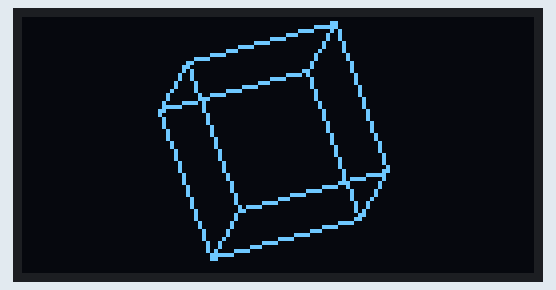
This program was run on a simulated ESP32 board running MicroPython. On the bench: 128×64 one-colour display. Random numbers come from a fixed seed; library files of the repository ran but are not shown: ssd1306.py.

Above: at 0.8 s.
At 1.5 s:
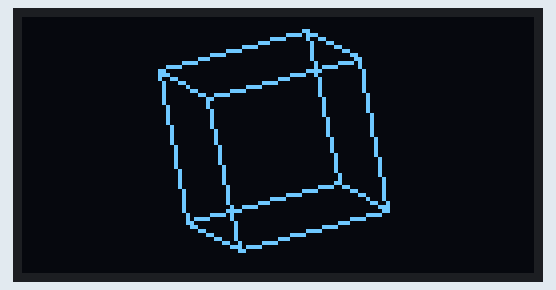
At 12.9 s:
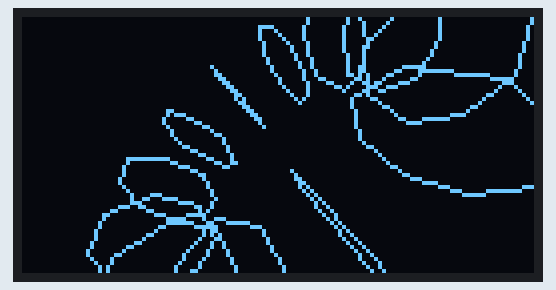
At 15.0 s:
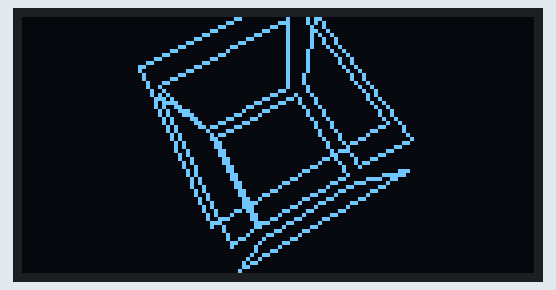
At 20.8 s:
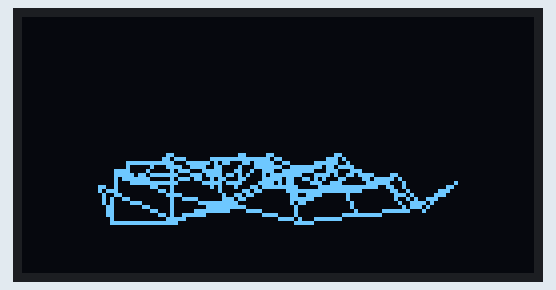
At 36.5 s:
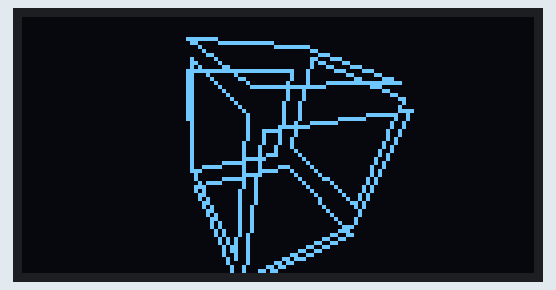

The program:

draw3d.py
```python
import gc
import math
import machine
from ssd1306 import SSD1306
from d3 import *

d = SSD1306(machine.I2C(scl=machine.Pin(4), sda=machine.Pin(5)))
cx, cy = d.width//2-1, d.height//2-1
l, m = 20, 3
center = cx, cy, l
repeats = 100

gc.collect()

# ============== MODEL: CUBE ==============
cube = (
    ( # bottom face
        (cx-l, cy-l, 0),
        (cx+l, cy-l, 0),
        (cx+l, cy+l, 0),
        (cx-l, cy+l, 0),
        (cx-l, cy-l, 0),
    ),
    ( # top face
        (cx-l, cy-l, 2*l),
        (cx+l, cy-l, 2*l),
        (cx+l, cy+l, 2*l),
        (cx-l, cy+l, 2*l),
        (cx-l, cy-l, 2*l),
    ),
    # verticals
    ((cx-l, cy-l, 0), (cx-l, cy-l, 2*l)),
    ((cx+l, cy-l, 0), (cx+l, cy-l, 2*l)),
    ((cx+l, cy+l, 0), (cx+l, cy+l, 2*l)),
    ((cx-l, cy+l, 0), (cx-l, cy+l, 2*l)),
)

# ============== MODEL: SPHERE ==============
circle = []
point = cx, cy-l, l
for a in range(0, 360, 45):
    circle.append(rotateZ(point, center, math.radians(a)))
sphere = []
for a in range(0, 360, 45):
    for point in circle:
        sphere.append(rotateY(point, center, math.radians(a)))

# ============== MODEL: TORUS ==============
ring = []
dcen = cx+40, cy, l
dpt = cx+40, cy-15, l
for a in range(0, 361, 45):
    ring.append(rotateZ(dpt, dcen, math.radians(a)))
torus = []
for a in range(0, 360, 30):
    torus.append([])
    for pt in ring:
        torus[-1].append(rotateY(pt, center, math.radians(a)))

# ============== MODEL: CUBE ISOLATED FACES ==============
scalev = (.8, .8, .8)
cubeface = (
    ( # bottom face
        scale((cx-l, cy-l, 0), (cx, cy, l), scalev),
        scale((cx+l, cy-l, 0), (cx, cy, l), scalev),
        scale((cx+l, cy+l, 0), (cx, cy, l), scalev),
        scale((cx-l, cy+l, 0), (cx, cy, l), scalev),
        scale((cx-l, cy-l, 0), (cx, cy, l), scalev),
    ),
    ( # top face
        scale((cx-l, cy-l, 2*l), (cx, cy, 2*l), scalev),
        scale((cx+l, cy-l, 2*l), (cx, cy, 2*l), scalev),
        scale((cx+l, cy+l, 2*l), (cx, cy, 2*l), scalev),
        scale((cx-l, cy+l, 2*l), (cx, cy, 2*l), scalev),
        scale((cx-l, cy-l, 2*l), (cx, cy, 2*l), scalev),
    ),
    ( # 12 o'clock
        scale((cx-l, cy-l, 0), (cx, cy-l, l), scalev),
        scale((cx+l, cy-l, 0), (cx, cy-l, l), scalev),
        scale((cx+l, cy-l, 2*l), (cx, cy-l, l), scalev),
        scale((cx-l, cy-l, 2*l), (cx, cy-l, l), scalev),
        scale((cx-l, cy-l, 0), (cx, cy-l, l), scalev),
    ),
    ( # 3 o'clock
        scale((cx+l, cy-l, 0), (cx+l, cy, l), scalev),
        scale((cx+l, cy+l, 0), (cx+l, cy, l), scalev),
        scale((cx+l, cy+l, 2*l), (cx+l, cy, l), scalev),
        scale((cx+l, cy-l, 2*l), (cx+l, cy, l), scalev),
        scale((cx+l, cy-l, 0), (cx+l, cy, l), scalev),
    ),
    ( # 6 o'clock
        scale((cx+l, cy+l, 0), (cx+l, cy+l, l), scalev),
        scale((cx-l, cy+l, 0), (cx+l, cy+l, l), scalev),
        scale((cx-l, cy+l, 2*l), (cx+l, cy+l, l), scalev),
        scale((cx+l, cy+l, 2*l), (cx+l, cy+l, l), scalev),
        scale((cx+l, cy+l, 0), (cx+l, cy+l, l), scalev),
    ),
    ( # 9 o'clock
        scale((cx-l, cy+l, 0), (cx-l, cy+l, l), scalev),
        scale((cx-l, cy-l, 0), (cx-l, cy+l, l), scalev),
        scale((cx-l, cy-l, 2*l), (cx-l, cy+l, l), scalev),
        scale((cx-l, cy+l, 2*l), (cx-l, cy+l, l), scalev),
        scale((cx-l, cy+l, 0), (cx-l, cy+l, l), scalev),
    ),
)

# ============== MODEL: TERRAIN ==============
from random import randint
points = []
count = 7
for x in range(count):
    points.append([])
    for y in range(count):
        points[-1].append(20+randint(0, 10))
terrain = []
for x in range(count):
    terrain.append([])
    for z in range(count):
        terrain[-1].append((cx - (10*count/2) + x*10, cy/2 + points[x][z], l - (10*count/2) + z*10))
for z in range(count):
    terrain.append([])
    for x in range(count):
        terrain[-1].append((cx - (10*count/2) + x*10, cy/2 + points[x][z], l - (10*count/2) + z*10))


gc.collect()

while True:

    # ============== RENDER: CUBE ==============
    dt = 0
    for _ in range(repeats):
        d.fill(0)
        renderPoly(d, cube,
            lambda pt: rotateXYZ(pt, center, (dt, dt, dt)),
        )
        d.show()
        dt += math.pi/24

    # ============== RENDER: SPHERE ==============
    dt = 0
    for _ in range(repeats):
        d.fill(0)
        renderCloud(d, sphere,
            lambda pt: rotateXYZ(pt, center, (dt, dt, dt)),
        )
        d.show()
        dt += math.pi/24

    # ============== RENDER: TORUS ==============
    dt = 0
    for _ in range(repeats):
        d.fill(0)
        renderPoly(d, torus,
            lambda pt: rotateXYZ(pt, center, (dt, dt, 0)),
            lambda pt: weakPerspectiveZ(pt, center, 80)
        )
        d.show()
        dt += math.pi/36

    # ============== RENDER: CUBE ISOLATED FACES ==============
    dt = 0
    for _ in range(repeats):
        d.fill(0)
        renderPoly(d, cubeface,
            lambda pt: rotateXYZ(pt, center, (dt, dt, dt)),
            lambda pt: weakPerspectiveZ(pt, center, 60)
        )
        d.show()
        dt += math.pi/24

    # ============== RENDER: TERRAIN ==============
    dt = 0
    for _ in range(repeats):
        d.fill(0)
        renderPoly(d, terrain,
            lambda pt: rotateY(pt, center, dt),
            lambda pt: weakPerspectiveZ(pt, center, 100)
        )
        d.show()
        dt += math.pi/24

    gc.collect()
```

d3.py
```python
import math

def rotateX(point, center, theta):
    point = move(point, center, -1)
    sin_t = math.sin(theta)
    cos_t = math.cos(theta)
    point = (
        point[0],
        point[1] * cos_t - point[2] * sin_t,
        point[2] * cos_t + point[1] * sin_t
    )
    return move(point, center)

def rotateY(point, center, theta):
    point = move(point, center, -1)
    sin_t = math.sin(theta)
    cos_t = math.cos(theta)
    point = (
        point[0] * cos_t - point[2] * sin_t,
        point[1],
        point[2] * cos_t + point[0] * sin_t
    )
    return move(point, center)

def rotateZ(point, center, theta):
    point = move(point, center, -1)
    sin_t = math.sin(theta)
    cos_t = math.cos(theta)
    point = (
        point[0] * cos_t - point[1] * sin_t,
        point[1] * cos_t + point[0] * sin_t,
        point[2]
    )
    return move(point, center)

def rotateXYZ(point, center, angles):
    if angles[0]:
        point = rotateX(point, center, angles[0])
    if angles[1]:
        point = rotateY(point, center, angles[1])
    if angles[2]:
        point = rotateZ(point, center, angles[2])
    return point

def scale(point, center, scalev):
    return tuple(map(lambda j: (j[0]-j[1])*j[2]+j[1], zip(point, center, scalev)))

def move(point, vector, scale=1):
    return tuple(map(lambda j: j[0]+j[1]*scale, zip(point, vector)))

# def sumprod(vector1, vector2):
#     # "dot product"
#     from functools import reduce
#     return reduce(lambda i, j: i+j, map(lambda j: j[0]*j[1], zip(vector1, vector2)))

# def crossprod(vector1, vector2):
#     # http://www.euclideanspace.com/maths/algebra/vectors/angleBetween/index.htm
#     return (
#         vector1[1] * vector2[2] - vector2[1] * vector1[2],
#         vector1[2] * vector2[0] - vector2[2] * vector1[0],
#         vector1[0] * vector2[1] - vector2[0] * vector1[1]
#     )

# def viewpoint(point, location, direction):
#     pass

def weakPerspectiveZ(point, center, fov):
    point = move(point, center, -1)
    scale = fov / (fov + point[2])
    point = (
        point[0] * scale,
        point[1] * scale,
        point[2]
    )
    return move(point, center)

def fovClipZ(point, fov):
    return point[2] > fov

def _translate(point, transform=None, projection=None):
    if transform:
        point = transform(point)
    if projection:
        point = projection(point)
    return tuple(map(int, point))

def renderPoly(display, poly, transform=None, projection=None, color=1):
    for path in poly:
        previous = ()
        for point in path:
            point = _translate(point, transform, projection)
            if previous:
                display.line(
                    point[0], point[1],
                    previous[0], previous[1],
                    color
                )
            previous = point

def renderCloud(display, cloud, transform=None, projection=None, color=1):
    for point in cloud:
        point = _translate(point, transform, projection)
        display.pixel(point[0], point[1], color)
```

fb_utils.py
```python
def invert(buffer):
    for i in range(len(buffer)):
        buffer[i] = ~buffer[i]

def invert_pixel(buffer, x, y):
    index = (y>>3) * 128 + x # relies on ssd1306 width being 128
    offset = y & 0x07
    buffer[index] = buffer[index] ^ (0x01<<offset)

def invert_rect(buffer, x, y, w, h):
    x, y, x1, y1 = min(x, x+w), min(y, y+h), max(x, x+w), max(y, y+h)
    indexes = [(i>>3)*128 for i in range(y, y1, 8)]
    masks = [] if not y&0x07 else [0]
    for i in range(y, y1):
        i = i&0x07
        if i == 0:
            masks.append(0)
        masks[-1] = masks[-1] | (0b1<<i)
    for _x in range(x, x1):
        for idx, mask in zip(indexes, masks):
            buffer[idx+_x] = buffer[idx+_x] ^ mask
```

d2.py
```python
def intersection(line1, line2):
    xd = line1[0][0] - line1[1][0], line2[0][0] - line2[1][0]
    yd = line1[0][1] - line1[1][1], line2[0][1] - line2[1][1]
    det = lambda a, b: a[0] * b[1] - a[1] * b[0]
    div = det(xd, yd)
    if div == 0:
        return False
    d = det(*line1), det(*line2)
    x = det(d, xd) / div
    y = det(d, yd) / div
    return x, y

def pt_on_line(l, pt):
    (x1, y1), (x2, y2) = l
    return min(x1, x2) <= pt[0] <= max(x1, x2) \
        and min(y1, y2) <= pt[1] <= max(y1, y2)

def midpoint(x0, y0, x1, y1, flatten=True):
    if flatten:
        return int(x0+(x1-x0)/2), int(y0+(y1-y0)/2)
    else:
        return x0+(x1-x0)/2, y0+(y1-y0)/2

def scale_linear(smin, smax, tmin, tmax, flatten=True):
    scale = (tmax - tmin) / (smax - smin)
    if flatten:
        factory = lambda val: int(((val - smin) * scale) + tmin)
    else:
        factory = lambda val: ((val - smin) * scale) + tmin
    return factory

def rotate(x, y, cx, cy, t, flatten=True):
    from math import sin, cos
    dx = x - cx
    dy = y - cy
    sin_t = sin(t)
    cos_t = cos(t)
    x1 = cos_t * dx - sin_t * dy + cx
    y1 = sin_t * dx + cos_t * dy + cy
    if flatten:
        return int(x1), int(y1)
    else:
        return x1, y1

def scale(x, y, cx, cy, scale, flatten=True):
    if flatten:
        return int((x - cx) * scale + cx), int((y - cy)*scale + cy)
    else:
        return (x - cx) * scale + cx, (y - cy)*scale + cy

def move(x, y, vx, vy, flatten=True, scale=1):
    # scale of 1 or -1 is useful for moving a point
    # to the origin (-1) and back (1) for transforms
    if flatten:
        return int(x + vx * scale), int(y + vy * scale)
    else:
        return x + vx * scale, y + vy * scale

def mirror_x(x, y, x1, flatten=True):
    if flatten:
        return int(2 * x1 - x), int(y)
    else:
        return 2 * x1 - x, y

def mirror_y(x, y, y1, flatten=True):
    if flatten:
        return int(x), int(2 * y1 - y)
    else:
        return x, 2 * y1 - y

def mirror(x, y, l):
    pass

def sumprod(vector1, vector2):
    # "dot product"
    from functools import reduce
    return reduce(lambda i, j: i+j, map(lambda j: j[0]*j[1], zip(vector1, vector2)))
```

Measured:
- what the display in image 0 shows lasts 0.7 s, from 0.8 s to 1.5 s
- what the display in image 2 shows lasts 0.8 s, from 12.8 s to 13.6 s
